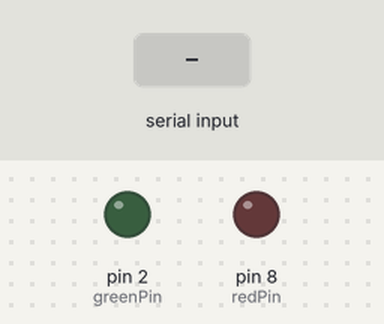
Recording of a sketch running on a simulated Arduino Uno, built with avr-gcc and run on an emulated ATmega328P. On the bench: output pins drawn as LEDs (lit = HIGH). Dashed ring = blinking. The inputs (shaded band) are chosen by the test bench.

Above: at 1.2 s.
1.3 s: "1" received over Serial
At 2.35 s:
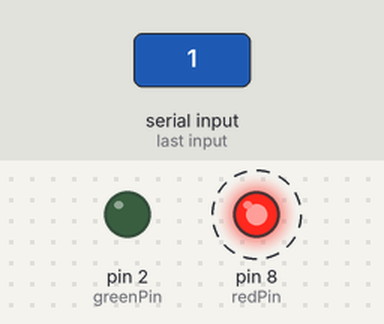
4.3 s: "ON" received over Serial
At 5.8 s:
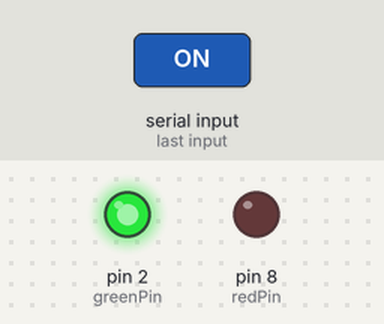
6.8 s: "0" received over Serial
At 7.85 s:
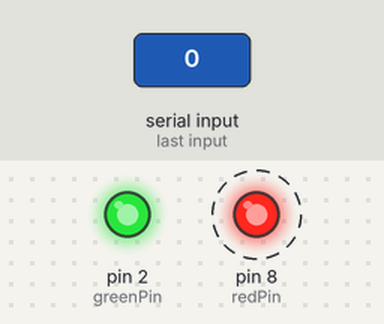
9.8 s: "OFF" received over Serial
At 11.2 s:
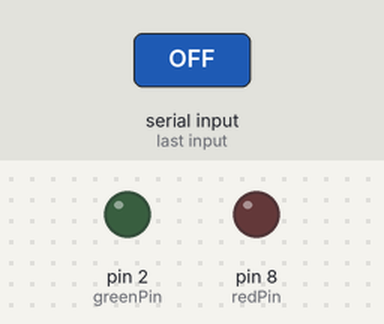
12.3 s: "2" received over Serial
At 13.55 s:
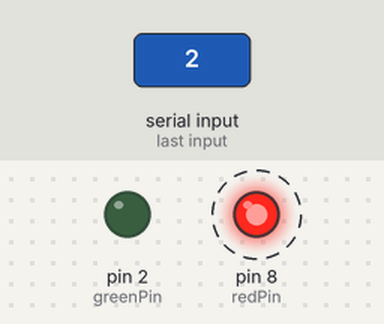
Timing chart, 0 to 15.7 s (numbered marks = the images above; inputs shaded):
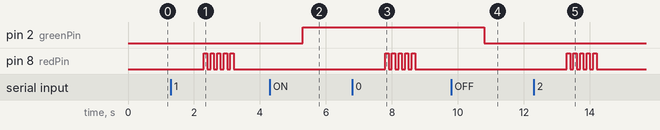

Measured:
- after the input at 1.3 s, pin 8 (redPin): alternates HIGH for 0.10 s and LOW for 0.10 s, 10 changes in all, then stays LOW, starting after 1.0 s
- after the input at 4.3 s, pin 2 (greenPin): LOW → HIGH after 1.0 s
- after the input at 6.8 s, pin 8 (redPin): alternates HIGH for 0.10 s and LOW for 0.10 s, 10 changes in all, then stays LOW, starting after 1.0 s
- after the input at 9.8 s, pin 2 (greenPin): HIGH → LOW after 1.0 s
- after the input at 12.3 s, pin 8 (redPin): alternates HIGH for 0.10 s and LOW for 0.10 s, 10 changes in all, then stays LOW, starting after 1.0 s

The sketch:

input-reader.ino.ino
```cpp
const int redPin = 8;
const int greenPin = 2;

void setup() {
  Serial.begin(9600);
  pinMode(greenPin, OUTPUT);
  pinMode(redPin, OUTPUT);
}

void loop() {
  if (Serial.available() > 0){
    String msg = Serial.readString();

    if (msg == "ON"){
      digitalWrite(greenPin, HIGH);
    }
    else if (msg == "OFF"){
      digitalWrite(greenPin, LOW);
    }
    else {
      for (int i = 0; i < 5; i++){
        digitalWrite(redPin, HIGH);
        delay(100);
        digitalWrite(redPin, LOW);
        delay(100);
      }
    }
  }
}
```
